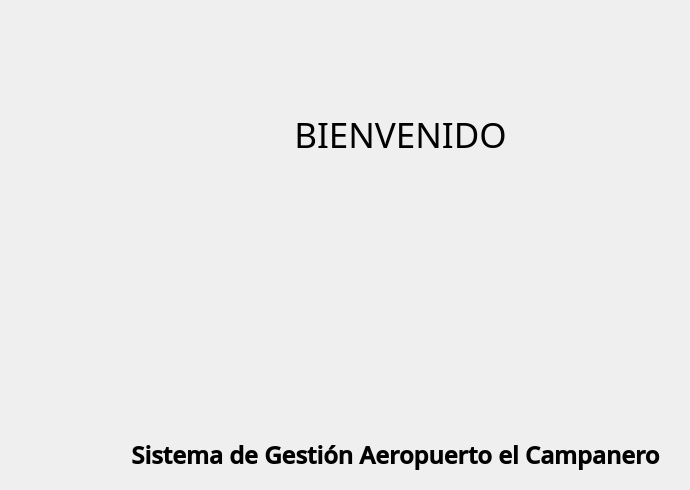
   <widget class="QWidget" name="pg_bienvenido">
    <widget class="QLabel" name="label_cerrarsesion_8">
     <property name="geometry">
      <rect>
       <x>110</x>
       <y>430</y>
       <width>571</width>
       <height>51</height>
      </rect>
     </property>
     <property name="font">
      <font>
       <family>Open Sans Semibold</family>
       <pointsize>12</pointsize>
       <weight>75</weight>
       <bold>true</bold>
      </font>
     </property>
     <property name="text">
      <string>&lt;html&gt;&lt;head/&gt;&lt;body&gt;&lt;p align=&quot;center&quot;&gt;&lt;span style=&quot; font-size:18pt; color:#000000;&quot;&gt;Sistema de Gestión Aeropuerto el Campanero&lt;/span&gt;&lt;/p&gt;&lt;/body&gt;&lt;/html&gt;</string>
     </property>
    </widget>
    <widget class="QLabel" name="label">
     <property name="geometry">
      <rect>
       <x>240</x>
       <y>150</y>
       <width>301</width>
       <height>301</height>
      </rect>
     </property>
     <property name="text">
      <string/>
     </property>
     <property name="pixmap">
      <pixmap>../Ventanas/Icons/Avion.png</pixmap>
     </property>
     <property name="scaledContents">
      <bool>true</bool>
     </property>
    </widget>
    <widget class="QLabel" name="label_cerrarsesion_9">
     <property name="geometry">
      <rect>
       <x>290</x>
       <y>110</y>
       <width>221</width>
       <height>41</height>
      </rect>
     </property>
     <property name="font">
      <font>
       <family>Franklin Gothic Heavy</family>
       <pointsize>12</pointsize>
       <weight>50</weight>
       <bold>false</bold>
      </font>
     </property>
     <property name="text">
      <string>&lt;html&gt;&lt;head/&gt;&lt;body&gt;&lt;p align=&quot;center&quot;&gt;&lt;span style=&quot; font-size:26pt; color:#000000;&quot;&gt;BIENVENIDO&lt;/span&gt;&lt;/p&gt;&lt;/body&gt;&lt;/html&gt;</string>
     </property>
    </widget>
   </widget>
